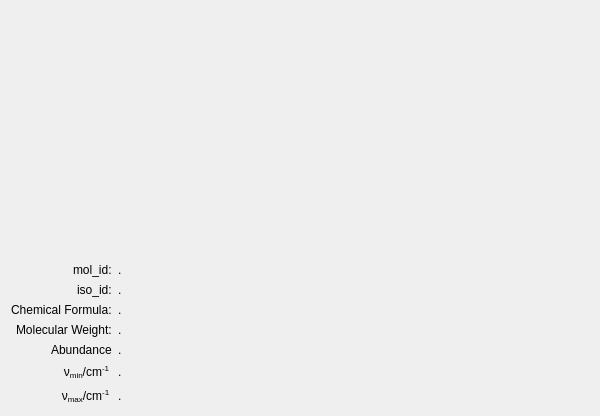
<?xml version="1.0" encoding="UTF-8"?>
<ui version="4.0">
 <class>Dialog</class>
 <widget class="QDialog" name="Dialog">
  <property name="geometry">
   <rect>
    <x>0</x>
    <y>0</y>
    <width>600</width>
    <height>416</height>
   </rect>
  </property>
  <property name="maximumSize">
   <size>
    <width>600</width>
    <height>416</height>
   </size>
  </property>
  <property name="windowTitle">
   <string>Dialog</string>
  </property>
  <layout class="QVBoxLayout" name="verticalLayout">
   <item>
    <widget class="QWidget" name="image_area" native="true">
     <property name="sizePolicy">
      <sizepolicy hsizetype="Minimum" vsizetype="Expanding">
       <horstretch>0</horstretch>
       <verstretch>0</verstretch>
      </sizepolicy>
     </property>
    </widget>
   </item>
   <item>
    <layout class="QHBoxLayout" name="horizontalLayout">
     <item>
      <layout class="QFormLayout" name="formLayout">
       <property name="sizeConstraint">
        <enum>QLayout::SetMaximumSize</enum>
       </property>
       <property name="fieldGrowthPolicy">
        <enum>QFormLayout::FieldsStayAtSizeHint</enum>
       </property>
       <property name="labelAlignment">
        <set>Qt::AlignRight|Qt::AlignTop|Qt::AlignTrailing</set>
       </property>
       <property name="formAlignment">
        <set>Qt::AlignLeading|Qt::AlignLeft|Qt::AlignTop</set>
       </property>
       <item row="0" column="0">
        <widget class="QLabel" name="label">
         <property name="sizePolicy">
          <sizepolicy hsizetype="Preferred" vsizetype="Maximum">
           <horstretch>0</horstretch>
           <verstretch>0</verstretch>
          </sizepolicy>
         </property>
         <property name="text">
          <string>mol_id:</string>
         </property>
        </widget>
       </item>
       <item row="0" column="1">
        <widget class="QLabel" name="mol_id">
         <property name="sizePolicy">
          <sizepolicy hsizetype="Maximum" vsizetype="Maximum">
           <horstretch>0</horstretch>
           <verstretch>0</verstretch>
          </sizepolicy>
         </property>
         <property name="text">
          <string>.</string>
         </property>
        </widget>
       </item>
       <item row="1" column="0">
        <widget class="QLabel" name="label_2">
         <property name="sizePolicy">
          <sizepolicy hsizetype="Preferred" vsizetype="Maximum">
           <horstretch>0</horstretch>
           <verstretch>0</verstretch>
          </sizepolicy>
         </property>
         <property name="text">
          <string>iso_id:</string>
         </property>
        </widget>
       </item>
       <item row="1" column="1">
        <widget class="QLabel" name="iso_id">
         <property name="sizePolicy">
          <sizepolicy hsizetype="Maximum" vsizetype="Maximum">
           <horstretch>0</horstretch>
           <verstretch>0</verstretch>
          </sizepolicy>
         </property>
         <property name="text">
          <string>.</string>
         </property>
        </widget>
       </item>
       <item row="2" column="0">
        <widget class="QLabel" name="label_3">
         <property name="text">
          <string>Chemical Formula:</string>
         </property>
        </widget>
       </item>
       <item row="4" column="0">
        <widget class="QLabel" name="label_4">
         <property name="text">
          <string>Molecular Weight:</string>
         </property>
        </widget>
       </item>
       <item row="2" column="1">
        <widget class="QLabel" name="chemical_formula">
         <property name="sizePolicy">
          <sizepolicy hsizetype="Maximum" vsizetype="Preferred">
           <horstretch>0</horstretch>
           <verstretch>0</verstretch>
          </sizepolicy>
         </property>
         <property name="text">
          <string>.</string>
         </property>
        </widget>
       </item>
       <item row="4" column="1">
        <widget class="QLabel" name="weight">
         <property name="text">
          <string>.</string>
         </property>
        </widget>
       </item>
       <item row="5" column="0">
        <widget class="QLabel" name="label_5">
         <property name="text">
          <string>Abundance</string>
         </property>
        </widget>
       </item>
       <item row="5" column="1">
        <widget class="QLabel" name="abundance">
         <property name="text">
          <string>.</string>
         </property>
        </widget>
       </item>
       <item row="6" column="0">
        <widget class="QLabel" name="label_6">
         <property name="text">
          <string>&lt;html&gt;&lt;head/&gt;&lt;body&gt;&lt;table border=&quot;0&quot; style=&quot; margin-top:0px; margin-bottom:0px; margin-left:0px; margin-right:0px;&quot; cellspacing=&quot;2&quot; cellpadding=&quot;0&quot;&gt;&lt;tr&gt;&lt;td/&gt;&lt;td&gt;&lt;p align=&quot;center&quot;&gt;&lt;span&gt;ν&lt;sub&gt;min&lt;/sub&gt;/cm&lt;sup&gt;-1&lt;/sup&gt;&lt;/span&gt;&lt;/p&gt;&lt;/td&gt;&lt;/tr&gt;&lt;/table&gt;&lt;/body&gt;&lt;/html&gt;</string>
         </property>
        </widget>
       </item>
       <item row="7" column="0">
        <widget class="QLabel" name="label_7">
         <property name="text">
          <string>&lt;html&gt;&lt;head/&gt;&lt;body&gt;&lt;table border=&quot;0&quot; style=&quot; margin-top:0px; margin-bottom:0px; margin-left:0px; margin-right:0px;&quot; cellspacing=&quot;2&quot; cellpadding=&quot;0&quot;&gt;&lt;tr&gt;&lt;td/&gt;&lt;td&gt;&lt;p align=&quot;center&quot;&gt;&lt;span&gt;ν&lt;sub&gt;max&lt;/sub&gt;/cm&lt;sup&gt;-1&lt;/sup&gt;&lt;/span&gt;&lt;/p&gt;&lt;/td&gt;&lt;/tr&gt;&lt;/table&gt;&lt;/body&gt;&lt;/html&gt;</string>
         </property>
        </widget>
       </item>
       <item row="6" column="1">
        <widget class="QLabel" name="nu_min">
         <property name="text">
          <string>.</string>
         </property>
        </widget>
       </item>
       <item row="7" column="1">
        <widget class="QLabel" name="nu_max">
         <property name="text">
          <string>.</string>
         </property>
        </widget>
       </item>
      </layout>
     </item>
    </layout>
   </item>
  </layout>
 </widget>
 <resources/>
 <connections/>
</ui>
